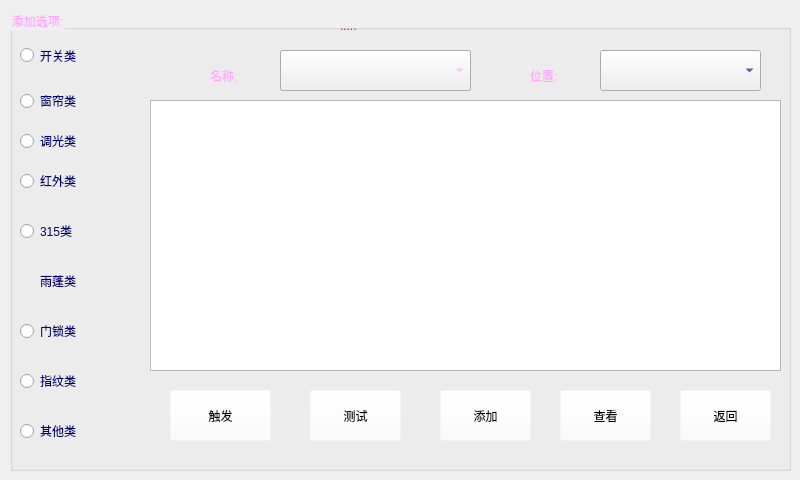
<?xml version="1.0" encoding="UTF-8"?>
<ui version="4.0">
 <class>AddDevice</class>
 <widget class="QWidget" name="AddDevice">
  <property name="geometry">
   <rect>
    <x>0</x>
    <y>0</y>
    <width>800</width>
    <height>480</height>
   </rect>
  </property>
  <property name="minimumSize">
   <size>
    <width>800</width>
    <height>480</height>
   </size>
  </property>
  <property name="maximumSize">
   <size>
    <width>800</width>
    <height>480</height>
   </size>
  </property>
  <property name="windowTitle">
   <string>Form</string>
  </property>
  <widget class="QGroupBox" name="groupBox">
   <property name="geometry">
    <rect>
     <x>10</x>
     <y>10</y>
     <width>781</width>
     <height>461</height>
    </rect>
   </property>
   <property name="styleSheet">
    <string notr="true">color: rgb(255, 170, 255);
font: 75 72pt &quot;Ubuntu&quot;;</string>
   </property>
   <property name="title">
    <string>添加选项:</string>
   </property>
   <widget class="QRadioButton" name="radioButton">
    <property name="geometry">
     <rect>
      <x>10</x>
      <y>30</y>
      <width>121</width>
      <height>31</height>
     </rect>
    </property>
    <property name="styleSheet">
     <string notr="true">color: rgb(0, 0, 127);</string>
    </property>
    <property name="text">
     <string>开关类</string>
    </property>
   </widget>
   <widget class="QRadioButton" name="radioButton_2">
    <property name="geometry">
     <rect>
      <x>10</x>
      <y>80</y>
      <width>117</width>
      <height>22</height>
     </rect>
    </property>
    <property name="styleSheet">
     <string notr="true">color: rgb(0, 0, 127);</string>
    </property>
    <property name="text">
     <string>窗帘类</string>
    </property>
   </widget>
   <widget class="QRadioButton" name="radioButton_3">
    <property name="geometry">
     <rect>
      <x>10</x>
      <y>120</y>
      <width>117</width>
      <height>22</height>
     </rect>
    </property>
    <property name="styleSheet">
     <string notr="true">color: rgb(0, 0, 127);</string>
    </property>
    <property name="text">
     <string>调光类</string>
    </property>
   </widget>
   <widget class="QRadioButton" name="radioButton_4">
    <property name="geometry">
     <rect>
      <x>10</x>
      <y>160</y>
      <width>117</width>
      <height>22</height>
     </rect>
    </property>
    <property name="styleSheet">
     <string notr="true">color: rgb(0, 0, 127);</string>
    </property>
    <property name="text">
     <string>红外类</string>
    </property>
   </widget>
   <widget class="QRadioButton" name="radioButton_5">
    <property name="geometry">
     <rect>
      <x>10</x>
      <y>210</y>
      <width>117</width>
      <height>22</height>
     </rect>
    </property>
    <property name="styleSheet">
     <string notr="true">color: rgb(0, 0, 127);</string>
    </property>
    <property name="text">
     <string>315类</string>
    </property>
   </widget>
   <widget class="QRadioButton" name="radioButton_6">
    <property name="geometry">
     <rect>
      <x>10</x>
      <y>410</y>
      <width>117</width>
      <height>22</height>
     </rect>
    </property>
    <property name="styleSheet">
     <string notr="true">color: rgb(0, 0, 127);</string>
    </property>
    <property name="text">
     <string>其他类</string>
    </property>
   </widget>
   <widget class="QTableWidget" name="tableWidget">
    <property name="geometry">
     <rect>
      <x>140</x>
      <y>90</y>
      <width>631</width>
      <height>271</height>
     </rect>
    </property>
    <property name="styleSheet">
     <string notr="true">font: 75 72pt &quot;Ubuntu&quot;;
color: rgb(85, 170, 0);
gridline-color: rgb(255, 170, 127);</string>
    </property>
   </widget>
   <widget class="QPushButton" name="pushButton">
    <property name="geometry">
     <rect>
      <x>160</x>
      <y>380</y>
      <width>101</width>
      <height>51</height>
     </rect>
    </property>
    <property name="styleSheet">
     <string notr="true">background-color: rgba(255, 255, 255, 0);
color: rgb(0, 0, 0);</string>
    </property>
    <property name="text">
     <string>触发</string>
    </property>
   </widget>
   <widget class="QRadioButton" name="radioButton_7">
    <property name="geometry">
     <rect>
      <x>10</x>
      <y>260</y>
      <width>117</width>
      <height>22</height>
     </rect>
    </property>
    <property name="styleSheet">
     <string notr="true">background-color: rgba(255, 255, 255, 0);
color: rgb(0, 0, 127);
font: 75 72pt &quot;Ubuntu&quot;;</string>
    </property>
    <property name="text">
     <string>雨蓬类</string>
    </property>
   </widget>
   <widget class="QLabel" name="label">
    <property name="geometry">
     <rect>
      <x>200</x>
      <y>50</y>
      <width>61</width>
      <height>31</height>
     </rect>
    </property>
    <property name="styleSheet">
     <string notr="true">background-color: rgba(255, 255, 255, 0);
font: 75 72pt &quot;Ubuntu&quot;;
color: rgb(255, 170, 255);</string>
    </property>
    <property name="text">
     <string>名称:</string>
    </property>
   </widget>
   <widget class="QComboBox" name="comboBox">
    <property name="geometry">
     <rect>
      <x>270</x>
      <y>40</y>
      <width>191</width>
      <height>41</height>
     </rect>
    </property>
    <property name="styleSheet">
     <string notr="true">font: 75 72pt &quot;Ubuntu&quot;;
color: rgb(0, 0, 127);
border-color: rgb(85, 170, 127);</string>
    </property>
   </widget>
   <widget class="QLabel" name="label_2">
    <property name="geometry">
     <rect>
      <x>520</x>
      <y>50</y>
      <width>61</width>
      <height>31</height>
     </rect>
    </property>
    <property name="styleSheet">
     <string notr="true">background-color: rgba(255, 255, 255, 0);
color: rgb(255, 170, 255);
font: 75 72pt &quot;Ubuntu&quot;;</string>
    </property>
    <property name="text">
     <string>位置:</string>
    </property>
   </widget>
   <widget class="QComboBox" name="comboBox_2">
    <property name="geometry">
     <rect>
      <x>590</x>
      <y>40</y>
      <width>161</width>
      <height>41</height>
     </rect>
    </property>
    <property name="styleSheet">
     <string notr="true">font: 75 72pt &quot;Ubuntu&quot;;
border-color: rgb(85, 170, 127);
color: rgb(0, 0, 127);</string>
    </property>
   </widget>
   <widget class="QPushButton" name="pushButton_3">
    <property name="geometry">
     <rect>
      <x>430</x>
      <y>380</y>
      <width>91</width>
      <height>51</height>
     </rect>
    </property>
    <property name="styleSheet">
     <string notr="true">color: rgb(0, 0, 0);
background-color: rgba(255, 255, 255, 0);
font: 75 72pt &quot;Ubuntu&quot;;</string>
    </property>
    <property name="text">
     <string>添加</string>
    </property>
   </widget>
   <widget class="QPushButton" name="pushButton_5">
    <property name="geometry">
     <rect>
      <x>300</x>
      <y>380</y>
      <width>91</width>
      <height>51</height>
     </rect>
    </property>
    <property name="styleSheet">
     <string notr="true">background-color: rgba(255, 255, 255, 0);
color: rgb(0, 0, 0);
font: 75 72pt &quot;Ubuntu&quot;;</string>
    </property>
    <property name="text">
     <string>测试</string>
    </property>
   </widget>
   <widget class="QPushButton" name="pushButton_4">
    <property name="geometry">
     <rect>
      <x>550</x>
      <y>380</y>
      <width>91</width>
      <height>51</height>
     </rect>
    </property>
    <property name="styleSheet">
     <string notr="true">color: rgb(0, 0, 0);
font: 75 72pt &quot;Ubuntu&quot;;
background-color: rgba(255, 255, 255, 0);</string>
    </property>
    <property name="text">
     <string>查看</string>
    </property>
   </widget>
   <widget class="QPushButton" name="pushButton_2">
    <property name="geometry">
     <rect>
      <x>670</x>
      <y>380</y>
      <width>91</width>
      <height>51</height>
     </rect>
    </property>
    <property name="styleSheet">
     <string notr="true">background-color: rgba(255, 255, 255, 0);
font: 75 72pt &quot;Ubuntu&quot;;
color: rgb(0, 0, 0);</string>
    </property>
    <property name="text">
     <string>返回</string>
    </property>
   </widget>
   <widget class="QRadioButton" name="radioButton_8">
    <property name="geometry">
     <rect>
      <x>10</x>
      <y>310</y>
      <width>117</width>
      <height>22</height>
     </rect>
    </property>
    <property name="styleSheet">
     <string notr="true">color: rgb(0, 0, 127);</string>
    </property>
    <property name="text">
     <string>门锁类</string>
    </property>
   </widget>
   <widget class="QRadioButton" name="radioButton_9">
    <property name="geometry">
     <rect>
      <x>10</x>
      <y>360</y>
      <width>117</width>
      <height>22</height>
     </rect>
    </property>
    <property name="styleSheet">
     <string notr="true">color: rgb(0, 0, 127);</string>
    </property>
    <property name="text">
     <string>指纹类</string>
    </property>
   </widget>
   <widget class="QComboBox" name="comboBox_3">
    <property name="geometry">
     <rect>
      <x>270</x>
      <y>40</y>
      <width>191</width>
      <height>41</height>
     </rect>
    </property>
   </widget>
   <zorder>radioButton</zorder>
   <zorder>radioButton_2</zorder>
   <zorder>radioButton_3</zorder>
   <zorder>radioButton_4</zorder>
   <zorder>radioButton_5</zorder>
   <zorder>radioButton_6</zorder>
   <zorder>tableWidget</zorder>
   <zorder>pushButton</zorder>
   <zorder>radioButton_7</zorder>
   <zorder>label</zorder>
   <zorder>comboBox</zorder>
   <zorder>label_2</zorder>
   <zorder>comboBox_2</zorder>
   <zorder>pushButton_3</zorder>
   <zorder>pushButton_5</zorder>
   <zorder>pushButton_4</zorder>
   <zorder>pushButton_2</zorder>
   <zorder>radioButton_8</zorder>
   <zorder>radioButton_9</zorder>
   <zorder>comboBox_3</zorder>
   <zorder>label_4</zorder>
  </widget>
  <widget class="QLabel" name="label_4">
   <property name="geometry">
    <rect>
     <x>340</x>
     <y>10</y>
     <width>451</width>
     <height>31</height>
    </rect>
   </property>
   <property name="styleSheet">
    <string notr="true">background-color: rgba(255, 255, 255, 0);
color: rgb(255, 0, 0);
font: 75 72pt &quot;Ubuntu&quot;;</string>
   </property>
   <property name="text">
    <string>.....</string>
   </property>
  </widget>
 </widget>
 <resources/>
 <connections/>
</ui>
